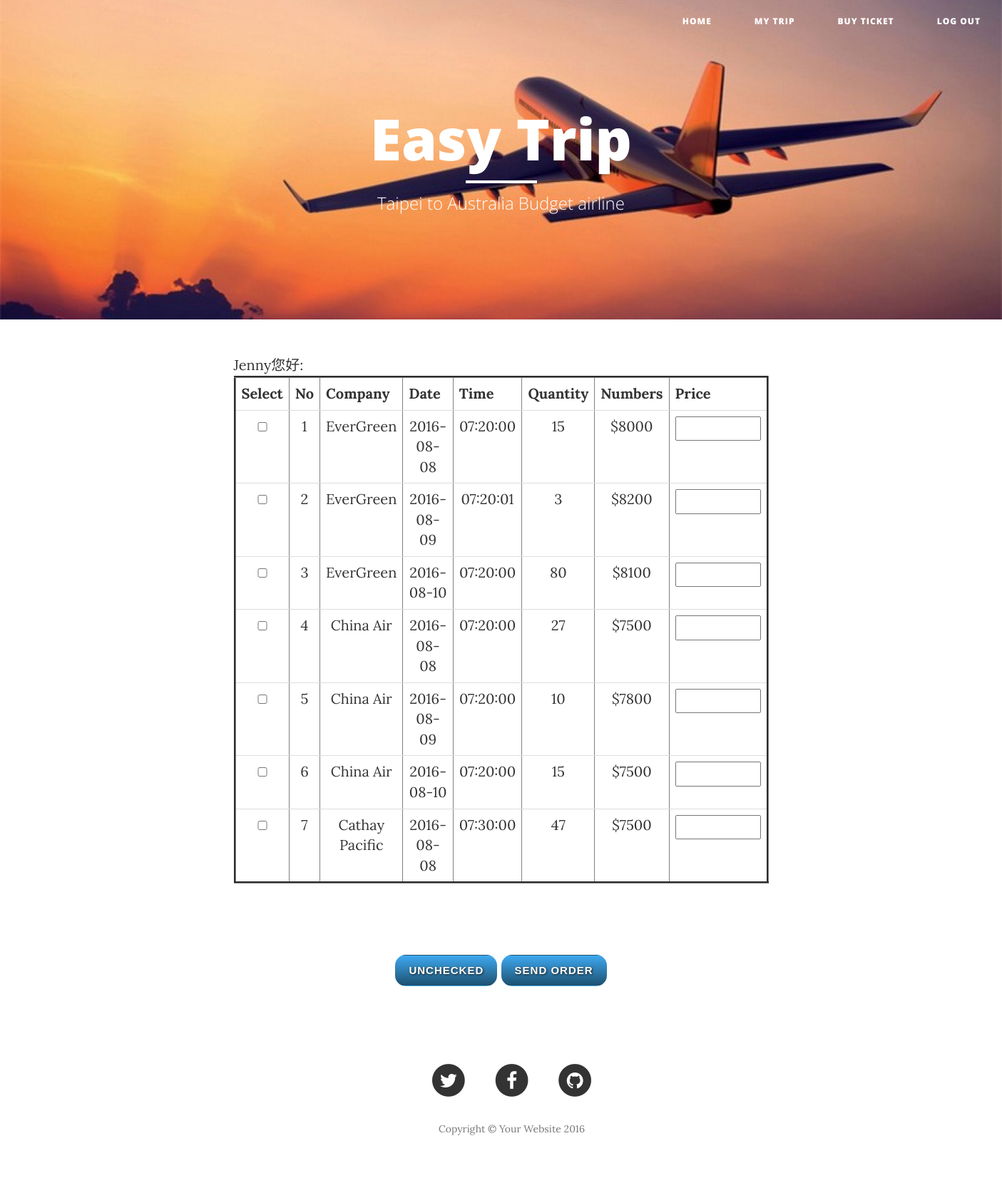
The app's page /ShowAllData.php (signed in) with its own data.
### tables this page shows
CREATE TABLE `product` (
  `no` int(11) NOT NULL,
  `company` varchar(20) NOT NULL,
  `date` date NOT NULL,
  `time` time NOT NULL,
  `quantity` int(11) NOT NULL,
  `price` varchar(10) NOT NULL
);

### ShowAllData.php (the view, shortened to what this page needs)
<?php
include("header.php");
?>
    <div class="container">
        <div class="row">
            <div class="col-lg-8 col-lg-offset-1.5 col-md-10 col-md-offset-2">
<html>
<head>
<link rel ="stylesheet" href = "icon.css"/>
</head>
<body>
<form action="sendOrder.php" method="post">
<table border="3" class = "table">
<tr>
	<th>Select</th>
	<th>No</th>
	<th>Company</th>
	<th>Date</th>
	<th>Time</th>
	<th>Quantity</th>
	<th>Numbers</th>
	<th>Price</th>
</tr>
<?php
$getNoSQL = "SELECT * FROM `product` ORDER BY `product`.`no` ASC";
$resultNo = mysql_query($getNoSQL);
echo $_SESSION["user"] . "您好:<br>";
while ($row = mysql_fetch_assoc($resultNo))
{
	echo "<tr>";
	echo "<td><input  class = \"specialcheck\" type=\"checkbox\" name=\"no[]\" value=\"". $row["no"] . "\"/><label for = \"specialcheck\"></label></td>";
	echo "<td>" . $row["no"] . "</td>";
	echo "<td>" . $row["company"] . "</td>";
	echo "<td width = \"250%\">" . $row["date"] . "</td>";
	echo "<td>" . $row["time"] . "</td>";
	echo "<td>" . $row["quantity"] . "</td>";
	echo "<td>" . $row["price"] . "</td>";
	echo "<td>" . "<input type = \"text\" size = \"8\" name = \"numbers[]\"/>" ."</td>";
	echo "</tr>";
}
?>
</table>
<div class = "hot-container">
<input  class = "btn btn-blue" type="button" id="undelall" value="unchecked" onClick="undo_this_all()" />
<button  class = "btn btn-blue" type="submit">Send Order</button>
</div>
</form>
</body>
</html>
<?php
include("footer.php");
?>

### header.php (shortened to what this page needs)
<!DOCTYPE html>
<html lang="en">
<head>
    <link href="vendor/bootstrap/css/bootstrap.min.css" rel="stylesheet">
    <link href="css/clean-blog.min.css" rel="stylesheet">
    <link href="vendor/font-awesome/css/font-awesome.min.css" rel="stylesheet" type="text/css">
</head>
<body>
    <nav class="navbar navbar-default navbar-custom navbar-fixed-top">
        <div class="container-fluid">
            <div class="collapse navbar-collapse" id="bs-example-navbar-collapse-1">
                <ul class="nav navbar-nav navbar-right">
                    <?php
                    if($_SESSION["pri"] == 1)
                    {
                        echo "<li>";
                        echo "<a href=\"ShowALLData_admin.php\">航班總攬</a>";
                        echo "</li>";
                        echo "<li>";
                        echo "<a href=\"prodinput_front.php\">新增航班</a>";
                        echo "</li>";
                        echo "<li>";
                        echo "<a href=\"logout.php\">Log Out</a>";
                        echo "</li>";
                    }
                    else
                    {
                        echo "<li>";
                        echo "<a href=\"home.php\">Home</a>";
                        echo "</li>";
                        echo "<li>";
                        echo "<a href=\"MyTrip.php\">My Trip</a>";
                        echo "</li>";
                        echo "<li>";
                        echo "<a href=\"ShowAllData.php\">Buy Ticket</a>";
                        echo "</li>";
                        echo "<li>";
                        echo "<a href=\"logout.php\">Log Out</a>";
                        echo "</li>";
                    }
                    ?>
                </ul>
            </div>
        </div>
    </nav>
    <header class="intro-header" style="background-image: url('img/airline.jpg')">
        <div class="container">
            <div class="row">
                <div class="col-lg-8 col-lg-offset-2 col-md-10 col-md-offset-1">
                    <div class="site-heading">
                        <h1>Easy Trip</h1>
                        <hr class="small">
                        <span class="subheading">Taipei to Australia Budget airline</span>
                    </div>
                </div>
            </div>
        </div>
    </header>

### footer.php (shortened to what this page needs)
<footer>
        <div class="container">
            <div class="row">
                <div class="hello col-lg-8 col-lg-offset-2 col-md-10 col-md-offset-1">
                    <ul class="list-inline text-center">
                        <li>
                            <a href="https://mail.google.com">
                                <span class="fa-stack fa-lg">
                                    <i class="fa fa-circle fa-stack-2x"></i>
                                    <i class="fa fa-twitter fa-stack-1x fa-inverse"></i>
                                </span>
                            </a>
                        </li>
                        <li>
                            <a href="https://www.facebook.com">
                                <span class="fa-stack fa-lg">
                                    <i class="fa fa-circle fa-stack-2x"></i>
                                    <i class="fa fa-facebook fa-stack-1x fa-inverse"></i>
                                </span>
                            </a>
                        </li>
                        <li>
                            <a href="https://www.google.com.tw">
                                <span class="fa-stack fa-lg">
                                    <i class="fa fa-circle fa-stack-2x"></i>
                                    <i class="fa fa-github fa-stack-1x fa-inverse"></i>
                                </span>
                            </a>
                        </li>
                    </ul>
                    <p class="copyright text-muted">Copyright &copy; Your Website 2016</p>
                </div>
            </div>
        </div>
    </footer>

### records on screen
product: no "1", company "EverGreen", date "2016-08-08", time "07:20:00", quantity "15", price "$8000"
product: no "2", company "EverGreen", date "2016-08-09", time "07:20:01", quantity "3", price "$8200"
product: no "3", company "EverGreen", date "2016-08-10", time "07:20:00", quantity "80", price "$8100"
product: no "4", company "China Air", date "2016-08-08", time "07:20:00", quantity "27", price "$7500"
product: no "5", company "China Air", date "2016-08-09", time "07:20:00", quantity "10", price "$7800"
product: no "6", company "China Air", date "2016-08-10", time "07:20:00", quantity "15", price "$7500"
product: no "7", company "Cathay Pacific", date "2016-08-08", time "07:30:00", quantity "47", price "$7500"
